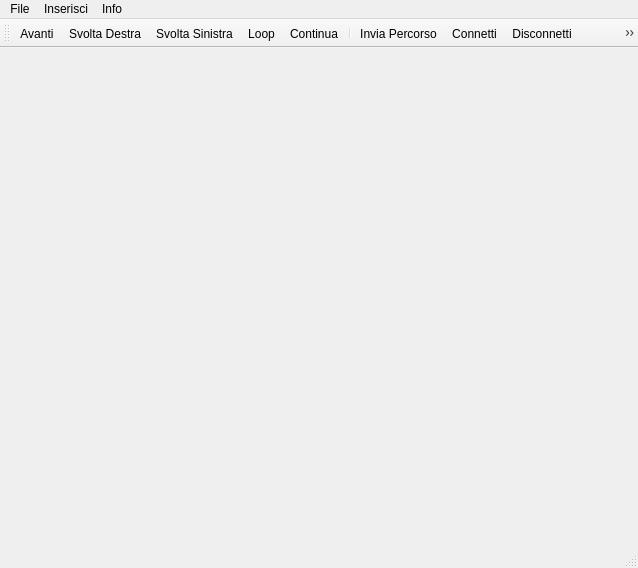
<?xml version="1.0" encoding="UTF-8"?>
<ui version="4.0">
 <class>ControllerPercorso</class>
 <widget class="QMainWindow" name="ControllerPercorso">
  <property name="geometry">
   <rect>
    <x>0</x>
    <y>0</y>
    <width>638</width>
    <height>568</height>
   </rect>
  </property>
  <property name="windowTitle">
   <string>ControllerPercorso</string>
  </property>
  <widget class="QWidget" name="centralWidget"/>
  <widget class="QMenuBar" name="menuBar">
   <property name="geometry">
    <rect>
     <x>0</x>
     <y>0</y>
     <width>638</width>
     <height>27</height>
    </rect>
   </property>
   <widget class="QMenu" name="menuFile">
    <property name="title">
     <string>File</string>
    </property>
    <addaction name="actionNuovo"/>
    <addaction name="actionApri"/>
    <addaction name="actionSalva"/>
    <addaction name="separator"/>
    <addaction name="actionInvia_Percorso"/>
   </widget>
   <widget class="QMenu" name="menuInserisci">
    <property name="title">
     <string>Inserisci</string>
    </property>
    <addaction name="actionAvanti"/>
    <addaction name="actionSvolta_Destra"/>
    <addaction name="actionSvolta_Sinistra"/>
    <addaction name="actionLoop"/>
    <addaction name="actionContinua"/>
   </widget>
   <widget class="QMenu" name="menuInfo">
    <property name="title">
     <string>Info</string>
    </property>
   </widget>
   <addaction name="menuFile"/>
   <addaction name="menuInserisci"/>
   <addaction name="menuInfo"/>
  </widget>
  <widget class="QToolBar" name="mainToolBar">
   <attribute name="toolBarArea">
    <enum>TopToolBarArea</enum>
   </attribute>
   <attribute name="toolBarBreak">
    <bool>false</bool>
   </attribute>
   <addaction name="actionAvanti"/>
   <addaction name="actionSvolta_Destra"/>
   <addaction name="actionSvolta_Sinistra"/>
   <addaction name="actionLoop"/>
   <addaction name="actionContinua"/>
   <addaction name="separator"/>
   <addaction name="actionInvia_Percorso"/>
   <addaction name="actionConnetti"/>
   <addaction name="actionDisconnetti"/>
   <addaction name="actionConfigura"/>
  </widget>
  <widget class="QStatusBar" name="statusBar"/>
  <action name="actionNuovo">
   <property name="text">
    <string>Nuovo</string>
   </property>
  </action>
  <action name="actionApri">
   <property name="text">
    <string>Apri</string>
   </property>
  </action>
  <action name="actionSalva">
   <property name="text">
    <string>Salva</string>
   </property>
  </action>
  <action name="actionInvia_Percorso">
   <property name="icon">
    <iconset resource="controllerPercorso.qrc">
     <normaloff>:/icone progetto percorso/upload-icon[1].jpg</normaloff>:/icone progetto percorso/upload-icon[1].jpg</iconset>
   </property>
   <property name="text">
    <string>Invia Percorso</string>
   </property>
  </action>
  <action name="actionAvanti">
   <property name="icon">
    <iconset resource="controllerPercorso.qrc">
     <normaloff>:/icone progetto percorso/dirittobtn.bmp</normaloff>:/icone progetto percorso/dirittobtn.bmp</iconset>
   </property>
   <property name="text">
    <string>Avanti</string>
   </property>
  </action>
  <action name="actionSvolta_Destra">
   <property name="icon">
    <iconset resource="controllerPercorso.qrc">
     <normaloff>:/icone progetto percorso/dx.bmp</normaloff>:/icone progetto percorso/dx.bmp</iconset>
   </property>
   <property name="text">
    <string>Svolta Destra</string>
   </property>
  </action>
  <action name="actionSvolta_Sinistra">
   <property name="icon">
    <iconset resource="controllerPercorso.qrc">
     <normaloff>:/icone progetto percorso/sx.bmp</normaloff>:/icone progetto percorso/sx.bmp</iconset>
   </property>
   <property name="text">
    <string>Svolta Sinistra</string>
   </property>
  </action>
  <action name="actionLoop">
   <property name="checkable">
    <bool>false</bool>
   </property>
   <property name="icon">
    <iconset resource="controllerPercorso.qrc">
     <normaloff>:/icone progetto percorso/loopbtn.bmp</normaloff>:/icone progetto percorso/loopbtn.bmp</iconset>
   </property>
   <property name="text">
    <string>Loop</string>
   </property>
  </action>
  <action name="actionContinua">
   <property name="icon">
    <iconset resource="controllerPercorso.qrc">
     <normaloff>:/icone progetto percorso/continue.bmp</normaloff>:/icone progetto percorso/continue.bmp</iconset>
   </property>
   <property name="text">
    <string>Continua</string>
   </property>
  </action>
  <action name="actionConnetti">
   <property name="text">
    <string>Connetti</string>
   </property>
  </action>
  <action name="actionDisconnetti">
   <property name="text">
    <string>Disconnetti</string>
   </property>
  </action>
  <action name="actionConfigura">
   <property name="text">
    <string>configura</string>
   </property>
  </action>
 </widget>
 <layoutdefault spacing="6" margin="11"/>
 <resources>
  <include location="controllerPercorso.qrc"/>
 </resources>
 <connections/>
</ui>
